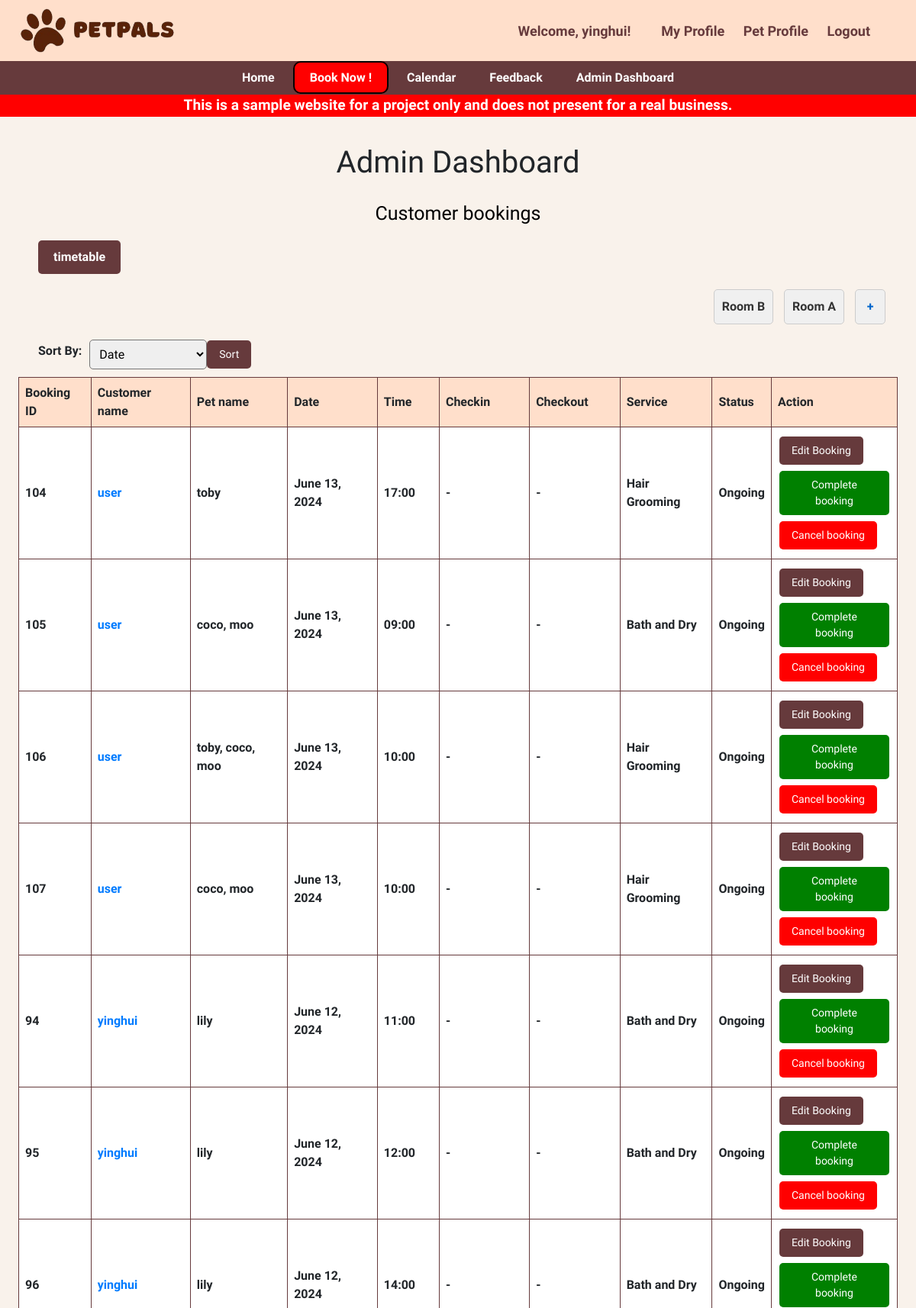
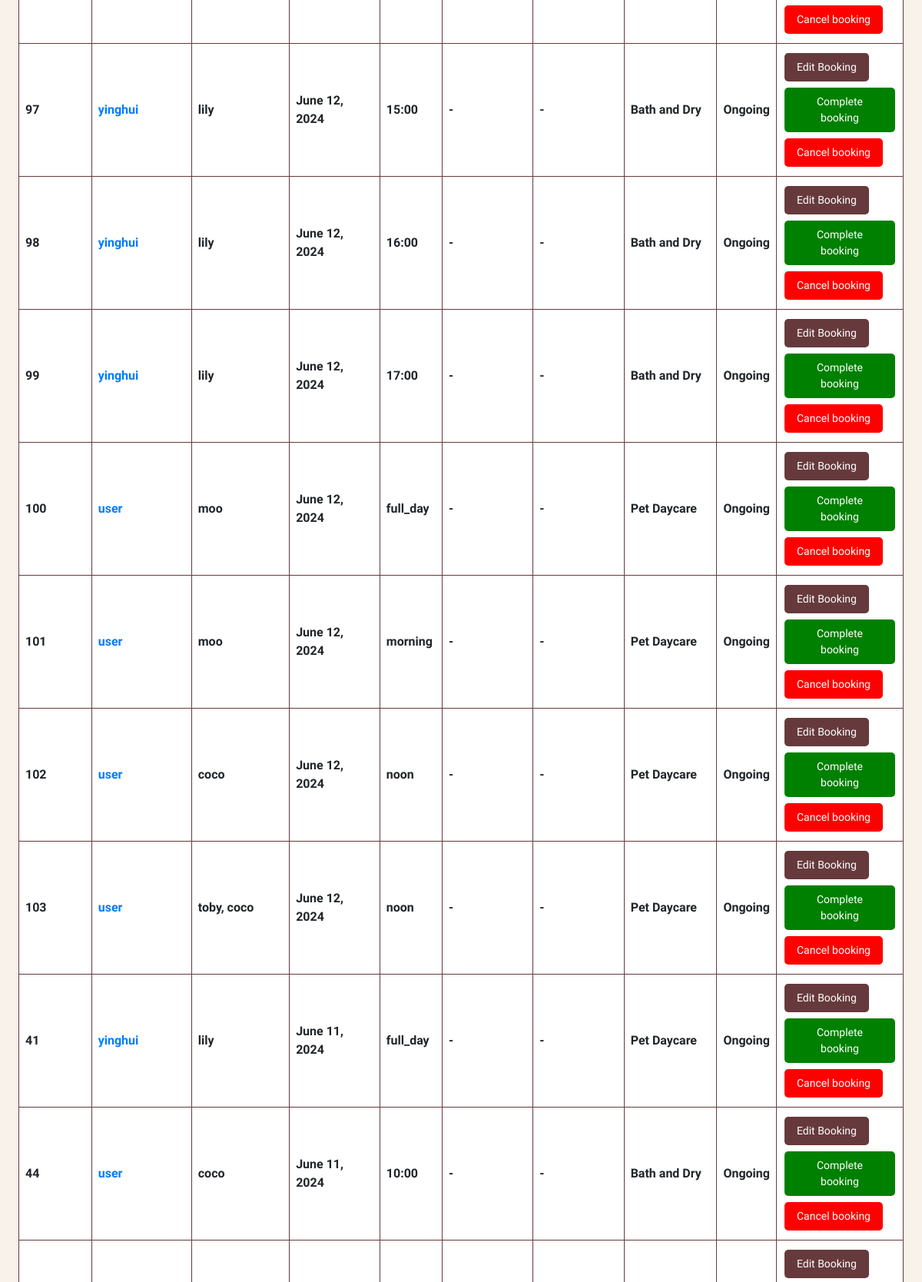
The page /admin_dashboard/ (signed in, upper part) on the database its author committed (2 pictures, top to bottom).
### main/models.py (models this page shows, shortened)
class Room(models.Model):
    name = models.CharField(max_length=20)

class Booking(models.Model):
    owner = models.ForeignKey(Owner, null=True, on_delete=models.CASCADE)
    pet = models.ManyToManyField(Pet)
    room = models.ForeignKey(Room, null=True, on_delete=models.CASCADE)
    date = models.DateField(blank=True, null=True)
    TIME_CHOICES = [
        ('09:00', '9:00'),
        ('10:00', '10:00'),
        ('11:00', '11:00'),
        ('12:00', '12:00'),
        ('14:00', '2:00'),
        ('15:00', '3:00'),
        ('16:00', '4:00'),
        ('17:00', '5:00'),
        ('full_day', 'Full (7:00-19:00)'),
        ('morning', 'Morning (7:00-12:00)'),
        ('noon', 'Noon (13:00-19:00)'),
    ]
    time = models.CharField(max_length=10, choices=TIME_CHOICES, blank=True, null=True)
    SERVICE_CHOICES = [
        ('Hair Grooming', 'Hair Grooming'),
        ('Bath and Dry', 'Bath and Dry'),
        ('Pet Hotel', 'Pet Hotel'),
        ('Pet Daycare', 'Pet Daycare'),
    ]
    service = models.CharField(max_length=50, choices=SERVICE_CHOICES)
    STATUS_CHOICES = [
        ('Ongoing', 'Ongoing'),
        ('Completed', 'Completed'),
        ('Cancelled', 'Cancelled'),
    ]
    status = models.CharField(max_length=20, choices=STATUS_CHOICES, default='Ongoing')
    checkin = models.DateField(null=True, blank=True)
    checkout = models.DateField(null=True, blank=True)

class Owner(models.Model):
    user = models.OneToOneField(User, on_delete=models.CASCADE)
    phone_number = models.CharField(max_length=15, blank=True)
    email = models.EmailField(blank=True)

class Pet(models.Model):
    name = models.CharField(max_length=20)
    owner = models.ForeignKey(Owner, null=True, on_delete=models.CASCADE)
    age = models.PositiveBigIntegerField()
    species = models.CharField(max_length=50)
    breed = models.CharField(max_length=50)
    profile_pic = models.ImageField(default="profile.jpg", null=True, blank=True)

### main/views.py (the view, shortened to what this page needs)
# urls.py: path('admin_dashboard/', views.AdminPage, name="admin_dashboard"),
def AdminPage(request):
    rooms = Room.objects.all()
    sort_by = request.GET.get('sort_by', 'date')
    order_by = '-date'
    if sort_by == 'id':
        order_by = 'id'
    elif sort_by == 'service':
        order_by = 'service'
    ongoing_bookings = Booking.objects.filter(status='Ongoing').order_by(order_by)
    completed_bookings = Booking.objects.filter(status='Completed').order_by(order_by)
    cancelled_bookings = Booking.objects.filter(status='Cancelled').order_by(order_by)
    owners = Owner.objects.all()
    context = {
        'ongoing_bookings': ongoing_bookings,
        'completed_bookings': completed_bookings,
        'cancelled_bookings': cancelled_bookings,
        'owners': owners,
        'rooms': rooms,
    }
    return render(request, 'admin_dashboard.html', context)

### main/templates/admin_dashboard.html (shortened to what this page needs)
{% extends 'base.html' %}
{% block content %}
<head>
</head>
    <h1 class="dashb">Admin Dashboard</h1>
    <div style="margin-top: 20px; margin-bottom: 20px;">
    <h2 class="dash">Customer bookings</h2>
    <a  class="timetable" href="{% url 'timetable' %}">timetable</a>
    <ul class="room-list">
        {% for room in rooms %}
            <li>
                <a href="{% url 'room_detail' room.id %}">Room {{ room.name }}</a>
            </li>
        {% endfor %}
        <a href="{% url 'create_room' %}">
            <button class="cr" type="button">+</button>
        </a>
    </ul>
    <form method="GET" action="" class="sorting-form">
    <label for="sort_by">Sort By:</label>
    <select name="sort_by" id="sort_by" class="sort-select">
        <option value="date">Date</option>
    </select>
    <button type="submit" class="sort-button">Sort</button>
</form>
<table class="a">
    <thead>
        <tr>
            <th>Booking ID</th>
            <th>Customer name</th>
            <th>Pet name</th>
            <th>Date</th>
            <th>Time</th>
            <th>Checkin</th>
            <th>Checkout</th>
            <th>Service</th>
            <th>Status</th>
            <th>Action</th>
        </tr>
    </thead>
    <tbody>
        {% for booking in ongoing_bookings %}
        <tr>
            <td>{{ booking.id }}</td>
            <td><a href="{% url 'ownerpf' booking.id %}">{{ booking.owner.user.username }}</a></td>
            <td>
                {% for pet in booking.pet.all %}
                    {{ pet.name }}{% if not forloop.last %}, {% endif %}
                {% endfor %}
            </td>
            <td>{{ booking.date|default:"-" }}</td>
            <td>{{ booking.time|default:"-" }}</td>
            <td>{{ booking.checkin|default:"-" }}</td>
            <td>{{ booking.checkout|default:"-" }}</td>
            <td>{{ booking.service }}</td>
            <td>{{ booking.status }}</td>
            <td>
                {% if booking.service != 'Pet Hotel' %}
                <form method="post" action="{% url 'edit_booking' booking.id %}" style="display: inline;">
                    <button type="submit" class="button">Edit Booking</button>
                </form>
                {% endif %}
                <form method="post">
                    <button type="submit" class="button-complete">Complete booking</button>
                </form>
                <form method="post">
                    <button type="submit" class="button-cancel" >Cancel booking</button>
                </form>
            </td>
        </tr>
        {% endfor %}
    </tbody>
</table>
</div>
</html>
{% endblock %}

### main/templates/navbar.html (shortened to what this page needs)
{% load static %}
    <header>
        <img src="{% static 'image/PetPals.png' %}" alt="Pawlogo" width="auto" height="80">
        <div class="profile-bar">
            <div class="profile-info">
                {% if request.user.is_authenticated %}
                    <span>Welcome, {{ request.user }}!</span>
                {% else %}
                    <span>Welcome, Guest!</span>
                {% endif %}
            </div>
                <div class="profile-actions">
                    {% if user.is_authenticated %}
                        <a href="{% url 'profile' %}">My Profile</a>
                        <a href="{% url 'petprofile' %}">Pet Profile</a>
                        <a href="{% url 'logout' %}">Logout</a>
                    {% else %}
                        <a href="{% url 'login' %}">Sign In</a>
                        <a href="{% url 'register' %}">Sign Up</a>
                    {% endif %}
                </div>
        </div>
    </header>
    <nav class="navigation">
        {% if user.is_authenticated %}
        <a href="{% url 'home' %}">Home</a>
        <a href="{% url 'bookingpage' %}" class="book">Book Now !</a>
        <a href="{% url 'calendar' %}">Calendar</a>
        <a href ="{% url 'feedback' %}">Feedback</a>
        {% else %}
        <a href="{% url 'home' %}">Home</a>
        <a href="#services">Services</a>
        {% endif %}
        {% if request.user.is_staff %}
        <a href="{% url 'admin_dashboard' %}" >Admin Dashboard </a>
        {% endif %}
    </nav>

### main/templates/base.html (style rules this page uses)
body { font-family: "Quicksand", sans-serif; font-optical-sizing: auto; font-weight: 600; font-style: normal; margin: 0 !important; padding: 0; background-color: #F9F2EB; display: flex; flex-direction: column; min-height: 100vh; }
h2 { text-align: center; color: #8B4513; margin-bottom: 20px; font-size: xx-large; }

### main/templates/navbar.html (style rules this page uses)
header { background-color: rgb(255, 223, 203); padding: 0px; text-align: center; color: rgb(102, 58, 60); display: flex; justify-content: space-between; align-items: center; }
.navigation { background-color:rgb(102,58,60); padding: 10px 0; text-align: center; }
.navigation a { color: white; text-decoration: none; padding: 10px 20px; }
.profile-bar { display: flex; align-items: center; margin-right: 5%; font-size: large; }
.profile-info { margin-right: 20px; }
.profile-info span { font-weight: bold; }
.profile-actions a { color: rgb(102,58,60); text-decoration: none; margin-left: 20px; }
.book { border-radius: 10px; border: 2px solid black; background-color: red; color:white; }

### main/templates/admin_dashboard.html (style rules this page uses)
.sorting-form { display: flex; align-items: center; }
.sorting-form label { margin-right: 10px; margin-left: 50px; }
.sort-select { padding: 8px; border-radius: 5px; }
.sort-button { background-color: rgb(102, 58, 60); border: none; color: white; padding: 8px 16px; text-align: center; text-decoration: none; display: inline-block; font-size: 14px; border-radius: 5px; cursor: pointer; }
.a { margin: 10px auto; width: 96%; border-collapse: collapse; }
.a th, td { border: 1px solid rgb(102, 58, 60); padding: 8px; text-align: left; background-color: white; }
.a th { background-color: rgb(255,223,203); }
.dash { color: black ; font-size: 25px; }
.dashb { text-align: center; margin-top: 20px; }
.button { background-color: rgb(102, 58, 60); border: none; color: white; padding: 8px 16px; text-align: center; text-decoration: none; display: inline-block; font-size: 14px; margin: 4px 2px; cursor: pointer; border-radius: 5px; }
.button-complete { background-color: green; border: none; color: white; padding: 8px 16px; text-align: center; text-decoration: none; display: inline-block; font-size: 14px; margin: 4px 2px; cursor: pointer; border-radius: 5px; }
.button-cancel { background-color: red; border: none; color: white; padding: 8px 16px; text-align: center; text-decoration: none; display: inline-block; font-size: 14px; margin: 4px 2px; cursor: pointer; border-radius: 5px; }
.room-list { list-style-type: none; margin: 0; padding: 0; text-align: right; margin-top: 20px; margin-bottom: 20px; margin-right: 30px; }
.room-list li , .cr { display: inline-block; margin-right: 10px; background-color: #f0f0f0; padding: 10px; border: 1px solid #ccc; border-radius: 5px; }
.room-list li a , .cr { text-decoration: none; color: #333; font-weight: bold; }
.room-list li a:hover , .cr { color: #0066cc; }
.cr { width: 40px; }
.timetable { display: inline-block; background-color: rgb(102, 58, 60); border: none; color: white; padding: 10px 20px; margin-left: 50px; text-align: left; text-decoration: none; font-size: 16px; border-radius: 5px; cursor: pointer; }

### rows shown on the page
Room: name "B"
Room: name "A"
Booking: id "104", owner.user.username "user", date "June 13, 2024", time "17:00", checkin "-", checkout "-", service "Hair Grooming", status "Ongoing", shows "Edit Booking"
Pet: name "toby"
Booking: id "105", owner.user.username "user", date "June 13, 2024", time "09:00", checkin "-", checkout "-", service "Bath and Dry", status "Ongoing", shows "Edit Booking"
Pet: name "coco"
Pet: name "moo"
Booking: id "106", owner.user.username "user", date "June 13, 2024", time "10:00", checkin "-", checkout "-", service "Hair Grooming", status "Ongoing", shows "Edit Booking"
Booking: id "107", owner.user.username "user", date "June 13, 2024", time "10:00", checkin "-", checkout "-", service "Hair Grooming", status "Ongoing", shows "Edit Booking"
Booking: id "94", owner.user.username "yinghui", date "June 12, 2024", time "11:00", checkin "-", checkout "-", service "Bath and Dry", status "Ongoing", shows "Edit Booking"
Pet: name "lily"
Booking: id "95", owner.user.username "yinghui", date "June 12, 2024", time "12:00", checkin "-", checkout "-", service "Bath and Dry", status "Ongoing", shows "Edit Booking"
Booking: id "96", owner.user.username "yinghui", date "June 12, 2024", time "14:00", checkin "-", checkout "-", service "Bath and Dry", status "Ongoing", shows "Edit Booking"
Booking: id "97", owner.user.username "yinghui", date "June 12, 2024", time "15:00", checkin "-", checkout "-", service "Bath and Dry", status "Ongoing", shows "Edit Booking"
Booking: id "98", owner.user.username "yinghui", date "June 12, 2024", time "16:00", checkin "-", checkout "-", service "Bath and Dry", status "Ongoing", shows "Edit Booking"
Booking: id "99", owner.user.username "yinghui", date "June 12, 2024", time "17:00", checkin "-", checkout "-", service "Bath and Dry", status "Ongoing", shows "Edit Booking"
Booking: id "100", owner.user.username "user", date "June 12, 2024", time "full_day", checkin "-", checkout "-", service "Pet Daycare", status "Ongoing", shows "Edit Booking"
Booking: id "101", owner.user.username "user", date "June 12, 2024", time "morning", checkin "-", checkout "-", service "Pet Daycare", status "Ongoing", shows "Edit Booking"
Booking: id "102", owner.user.username "user", date "June 12, 2024", time "noon", checkin "-", checkout "-", service "Pet Daycare", status "Ongoing", shows "Edit Booking"
Booking: id "103", owner.user.username "user", date "June 12, 2024", time "noon", checkin "-", checkout "-", service "Pet Daycare", status "Ongoing", shows "Edit Booking"
Booking: id "41", owner.user.username "yinghui", date "June 11, 2024", time "full_day", checkin "-", checkout "-", service "Pet Daycare", status "Ongoing", shows "Edit Booking"
Booking: id "44", owner.user.username "user", date "June 11, 2024", time "10:00", checkin "-", checkout "-", service "Bath and Dry", status "Ongoing", shows "Edit Booking"
Booking: service "Edit Booking"

### other values the page prints
{{ request.user }} "yinghui"
